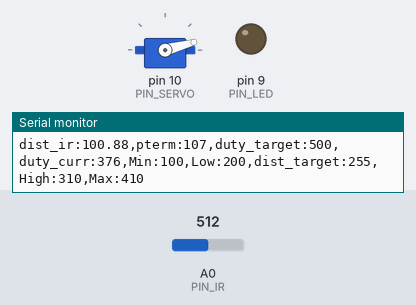
Bench run of a sketch on a simulated Arduino Uno, built with avr-gcc and run on an emulated ATmega328P. Parts: servo, output pins drawn as LEDs (lit = HIGH), the last lines printed to the serial monitor. The inputs (shaded band) are chosen by the test bench; at power-on: A0 (PIN_IR) = 512.

Above: at 1.2 s.
1.3 s: A0 (PIN_IR) set to 245
At 3.6 s:
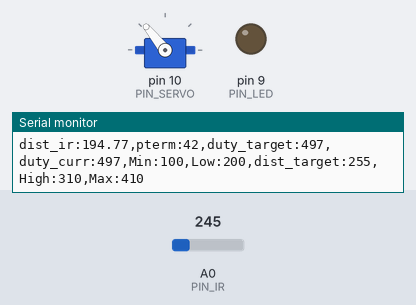
4.3 s: A0 (PIN_IR) set to 265
At 5.2 s:
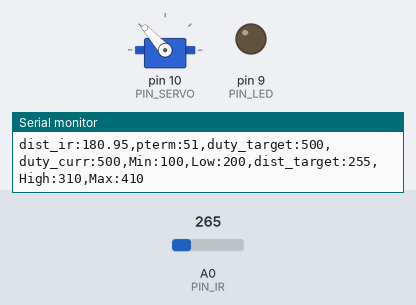
5.8 s: A0 (PIN_IR) set to 80
At 7.1 s:
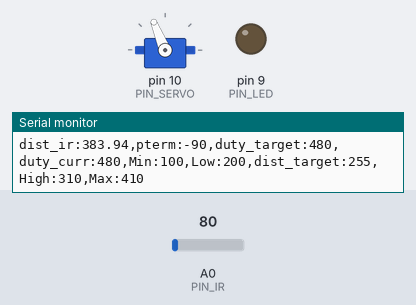
7.6 s: A0 (PIN_IR) set to 420
At 9.1 s:
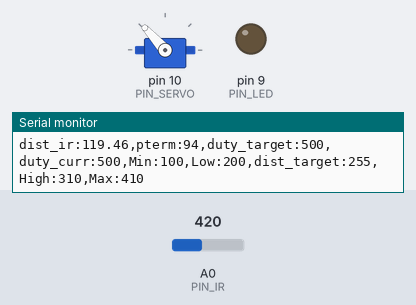
Timing chart, 0 to 10.4 s (numbered marks = the images above; inputs shaded):
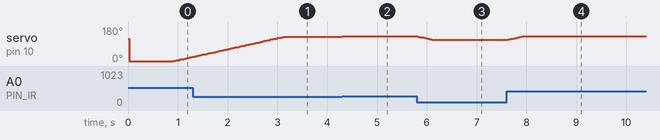

The sketch:

22P06.ino
```cpp
#include <Servo.h>

/////////////////////////////
// Configurable parameters //
/////////////////////////////

// Arduino pin assignment
#define PIN_LED 9                            // [1234] LED를 아두이노의 GPIO 9번 핀에 연결
#define PIN_SERVO 10    //[3152] 서보모터를 아두이노의 10번 핀에 연결
#define PIN_IR A0     //[3158] IR센서를 아두이노의 A0 핀에 연결

// Framework setting
#define _DIST_TARGET 255  //[3166]목표로 하는 탁구공 중심 위치까지 거리255mm로 고정
#define _DIST_MIN 90                       //[3164] 최소 측정 거리 10mm로 고정
#define _DIST_MAX 410   // [3401] 측정 거리의 최댓값를 410mm로 설정

// Distance sensor
#define _DIST_ALPHA 0.3  // [3162] ema 필터의 alpha 값을 0.0으로 설정

// Servo range
#define _DUTY_MIN 1700    //[3148]  서보의 가동 최소 각도(0)
#define _DUTY_NEU 1800      //[3150] servo neutral position (90 degree)
#define _DUTY_MAX 1900                // [3169] 서보의 최대 가동 각도(180º)

// Servo speed control
#define _SERVO_ANGLE 20   //[3159] 서보의 각도(30º)
//[3150] 레일플레이트가 사용자가 원하는 가동범위를 움직일때, 이를 움직이게 하는 서보모터의 가동범위
#define _SERVO_SPEED 60             //[3147]  서보 속도를 30으로 설정

// Event periods
#define _INTERVAL_DIST 20   // [3153] Distance Sensing을 20(ms) 마다 실행한다.
#define _INTERVAL_SERVO 20 // [3401] 서보를 20ms마다 조작하기
#define _INTERVAL_SERIAL 100  // [3151] 시리얼 0.1초 마다 업데이트

// PID parameters
#define _KP 4.5      // [3158] 비례상수 설정

int a, b;


//////////////////////
// global variables //
//////////////////////

// Servo instance
Servo myservo;  // [3153] Servo를 제어할 Object를 생성해 준다
// Distance sensor
float dist_target; // location to send the ball
float dist_raw, dist_cali, dist_ema;    //[3160] 실제 거리측정값과 ema필터를 적용한 값을 저장할 변수

// Event periods
unsigned long last_sampling_time_dist, last_sampling_time_servo, last_sampling_time_serial; // [3162] 거리, 서보, 시리얼에 대한 마지막 샘플링 시간을 나타내는 변수
bool event_dist, event_servo, event_serial; // [5283] 거리센서, 서보, 시리얼 모니터의 발생을 지시하는 변수

// Servo speed control
int duty_chg_per_interval;    //[3167] 주기동안 duty 변화량 변수
int duty_target, duty_curr;    // [3157] 서보의 목표위치와 서보에 실제로 입력할 위치

// PID variables
float error_curr, error_prev, control, pterm, dterm, iterm; // [3401] 비례 제어를 위한 전에 측정한 오차, 새로 측정한 오차 값, 비례항, 적분항, 미분항 변수


void setup() {
// initialize GPIO pins for LED and attach servo
  pinMode(PIN_LED, OUTPUT);  // [3155] LED 핀 설정
  myservo.attach(PIN_SERVO);  // [3155] Servo 핀 설정
// initialize global variables
  last_sampling_time_dist = last_sampling_time_servo = last_sampling_time_serial = 0; // [3155] 샘플링 시각 기록 변수 초기화
  event_dist = event_servo = event_serial = false;  // [3155] 이벤트 bool값 초기화
  dist_target = _DIST_TARGET; // [3147] 목표지점 변수 초기화


// move servo to neutral position
  myservo.writeMicroseconds(1775); // [3147] 서보를 중간으로 이동
// initialize serial port
  Serial.begin(57600);                          // [3169] 57600 보드레이트로 아두이노와 통신
// convert angle speed into duty change per interval.
  duty_chg_per_interval = int((_DUTY_MAX - _DUTY_MIN) * (_SERVO_SPEED /  _SERVO_ANGLE) * (float(_INTERVAL_SERVO) / 1000.0));   //[3159] 서보 각속도에 맞추어 센서 인식 간격 변경? [3150] 서보의 각속도를 원하는 Angle로 나누어 interval을 설정한다.

  a = 90;
  b = 1000;
}


void loop() {
/////////////////////
// Event generator // [3155] 설정된 주기마다 이벤트 생성
/////////////////////
  unsigned long time_curr = millis();
  if(time_curr >= last_sampling_time_dist + _INTERVAL_DIST) {
        last_sampling_time_dist += _INTERVAL_DIST;
        event_dist = true;
  }
  if(time_curr >= last_sampling_time_servo + _INTERVAL_SERVO) {
        last_sampling_time_servo += _INTERVAL_SERVO;
        event_servo = true;
  }
  if(time_curr >= last_sampling_time_serial + _INTERVAL_SERIAL) {
        last_sampling_time_serial += _INTERVAL_SERIAL;
        event_serial = true;
  }


////////////////////
// Event handlers //
////////////////////

  if(event_dist) {
    event_dist = false;
  // get a distance reading from the distance sensor
    float dist_filtered = ir_distance_filtered();  // [3157] 적외선 선세로 측정한 값에 필터를 적용한 값

  // PID control logic
    error_curr = _DIST_TARGET - dist_filtered; // [3158] 목표값 에서 현재값을 뺀 값이 오차값
    pterm = _KP*error_curr;
    control = pterm;           // [3158] P제어 이기때문에 pterm만 있음

  // duty_target = f(duty_neutral, control)
    duty_target = f(control);

  // keep duty_target value within the range of [_DUTY_MIN, _DUTY_MAX]
    if (duty_target < _DUTY_MIN) {
      duty_target = _DUTY_MIN;  // duty_target < _DUTY_MIN 일 때 duty_target 를 _DUTY_MIN 로 고정
    }
    else if (duty_target > _DUTY_MAX) {
      duty_target = _DUTY_MAX; // duty_target > _DUTY_MAX 일 때 duty_target 를 _DUTY_MAX 로 고정
    }  // [3153] [_DUTY_MIN, _DUTY_MAX] 로 서보의 가동범위를 고정하기 위한 최소한의 안전장치
  }

  if(event_servo) {
    event_servo = false; // [3153] servo EventHandler Ticket -> false
    // adjust duty_curr toward duty_target by duty_chg_per_interval
    if(duty_target > duty_curr) {
      duty_curr += duty_chg_per_interval;
      if(duty_curr > duty_target) duty_curr = duty_target;
    }
    else {
      duty_curr -= duty_chg_per_interval;
      if(duty_curr < duty_target) duty_curr = duty_target;
    }       //[3166] 서보가 현재위치에서 목표위치에 도달할 때까지 duty_chg_per_interval값 마다 움직임(duty_curr에 duty_chg_per_interval값 더하고 빼줌)

    // update servo position
    myservo.writeMicroseconds(duty_curr);   //[3166]위에서 바뀐 현재위치 값을 갱신
  }

  if(event_serial) {
    event_serial = false; // [3153] serial EventHandler Ticket -> false
    Serial.print("dist_ir:");
    Serial.print(dist_ema);
    Serial.print(",pterm:");
    Serial.print(map(pterm,-1000,1000,-155,155));
    Serial.print(",duty_target:");
    Serial.print(map(duty_target,1000,2000,410,510));
    Serial.print(",duty_curr:");
    Serial.print(map(duty_curr,1000,2000,410,510));
    Serial.println(",Min:100,Low:200,dist_target:255,High:310,Max:410");
  }
}

float ir_distance(void){ // return value unit: mm
  float val;
  float volt = float(analogRead(PIN_IR));
  val = ((6762.0/(volt-9.0))-4.0) * 10.0;
  return val;         //[3150] 적외선 센서를 통해 거리를 return시킨다.
}

float ir_distance_filtered(void){ // return value unit: mm
  dist_raw = ir_distance();
  dist_cali = dist_calc(dist_raw);
  if(dist_ema <= 0 || dist_ema >= 500){
    dist_ema = dist_cali;
  }
  else{
    dist_ema = (_DIST_ALPHA * dist_cali) + (1 - _DIST_ALPHA) * dist_ema;
  }
  return dist_ema; // for now, just use ir_distance() without noise filter.
}

float dist_calc(float dist_value){
  if(dist_raw<=255){
    return constrain(100 + 100.0 / (255 - 93) * (dist_raw - 93), 100, 200);
  }
  else if(dist_raw<=509){
    return constrain(200 + 110.0 / (509 - 255) * (dist_raw - 255), 200, 310);
  }
  else if(dist_raw<=1000){
    return constrain(310 + 90.0 / (1000 - 509) * (dist_raw - 509), 310, 400);
  }
  else{
    return constrain(400 + 10.0 / (1600 - 1000) * (dist_raw - 838), 400, 410);
  }
}

float f(float control){
  return _DUTY_NEU + map(control, 155, -155, _DUTY_MAX - _DUTY_NEU, _DUTY_MIN - _DUTY_NEU) - 100 * constrain(control, -5, 5) / 5;
}
```

Measured:
- after the input at 1.3 s, servo on pin 10 (PIN_SERVO): goes on until 3.1 s, then stays 129°
- after the input at 4.3 s, servo on pin 10 (PIN_SERVO): 129° → 132° at once
- after the input at 5.8 s, servo on pin 10 (PIN_SERVO): moves from 132° to 112° over 0.32 s, starting at once
- after the input at 7.6 s, servo on pin 10 (PIN_SERVO): moves from 112° to 132° over 0.34 s, starting at once
